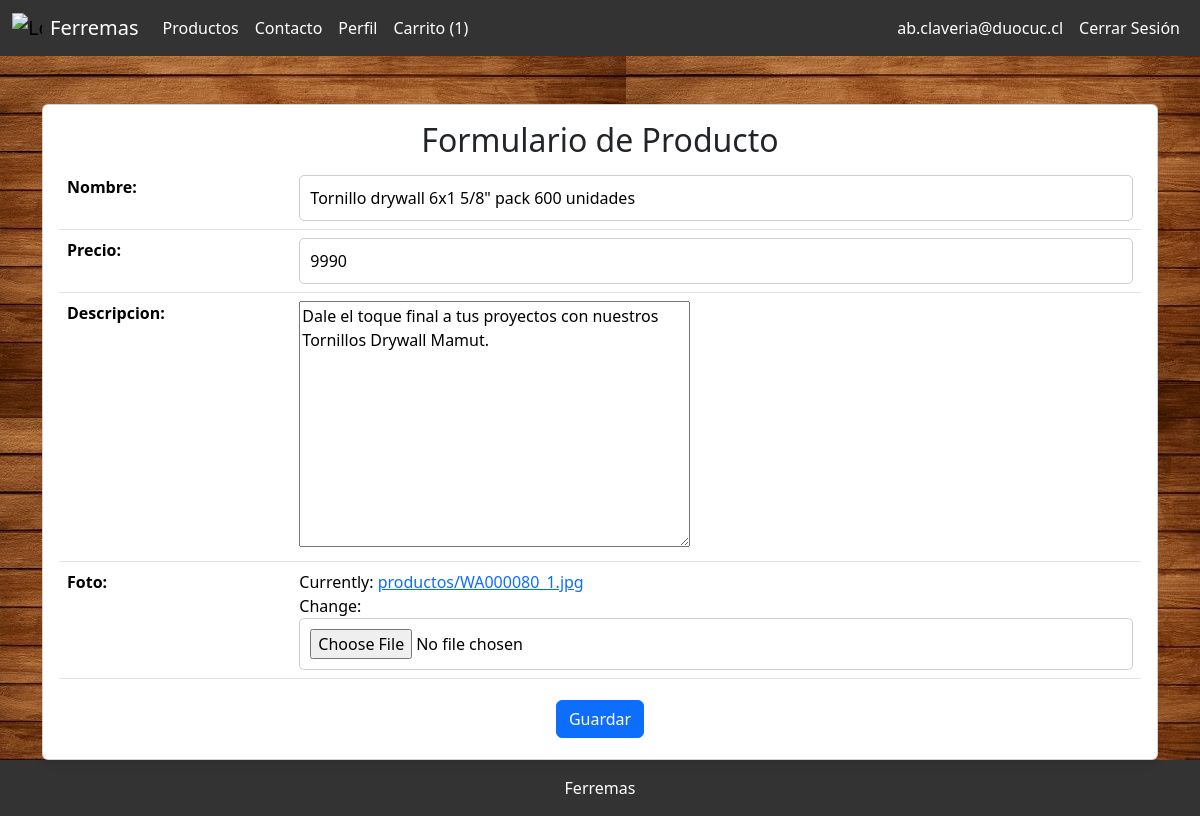
The page /producto/1/editar/ (signed in) on the database as committed earlier.
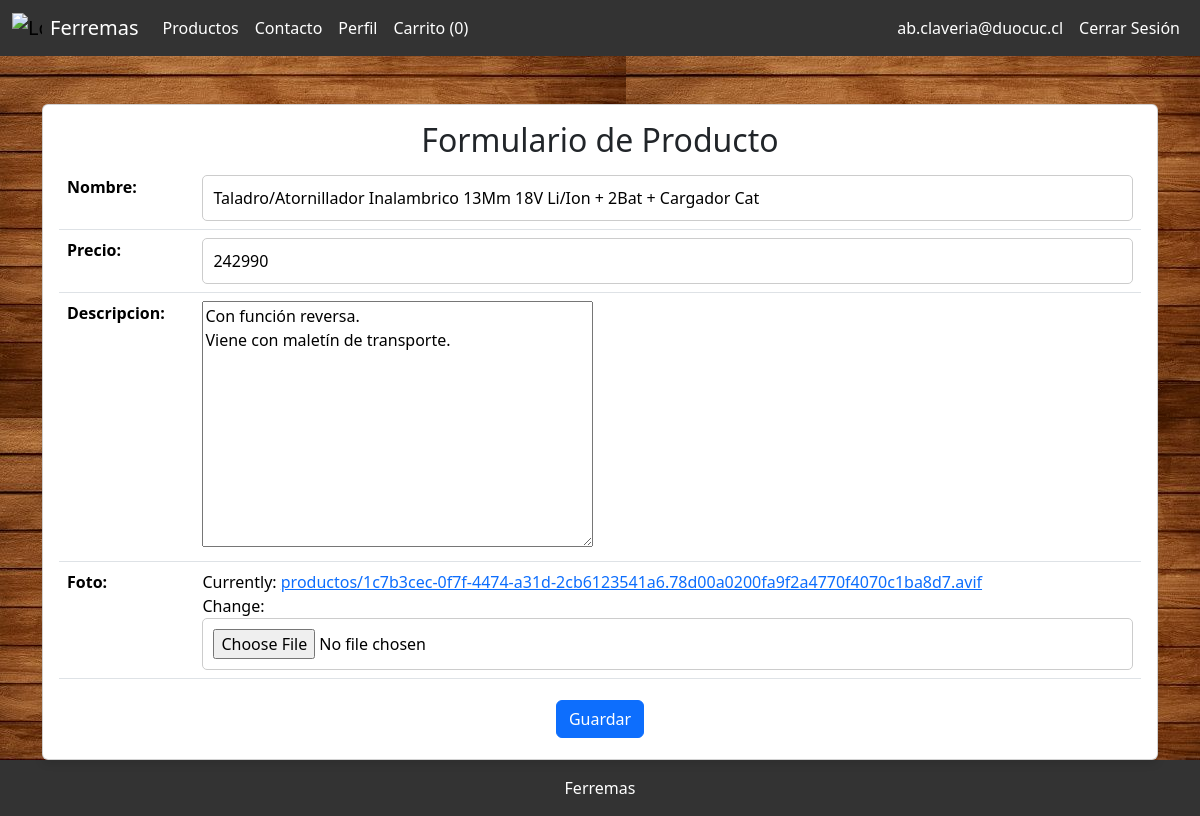
The same page on the database as committed later.
### ferremas/models.py (models this page shows, shortened)
class Producto(models.Model):
    nombre = models.CharField(max_length=100)
    precio = models.DecimalField(max_digits=10, decimal_places=0)
    descripcion = models.TextField()
    foto = models.ImageField(upload_to='productos/')
    stock = models.PositiveIntegerField(default=0)

### ferremas/views.py (the view)
# urls.py: path('producto/<int:product_id>/editar/', views.product_update, name='product_update'),
@login_required
def product_update(request, product_id):
    product = get_object_or_404(Producto, id=product_id)
    if request.method == 'POST':
        form = ProductoForm(request.POST, request.FILES, instance=product)
        if form.is_valid():
            form.save()
            return redirect('product_detail', product_id=product.id)
    else:
        form = ProductoForm(instance=product)
    return render(request, 'ferremas/product_form.html', {'form': form})

### ferremas/forms.py
class ProductoForm(forms.ModelForm):
    class Meta:
        model = Producto
        fields = ['nombre', 'precio', 'descripcion', 'foto']

### ferremas/templates/ferremas/product_form.html (shortened to what this page needs)
{% extends 'ferremas/base.html' %}
{% block content %}
<div class="container mt-5">
    <div class="card">
        <div class="card-body">
            <h2 class="card-title text-center">Formulario de Producto</h2>
            <form method="post" enctype="multipart/form-data">
                <table class="table">
                    {{ form.as_table }}
                </table>
                <div class="text-center">
                    <button type="submit" class="btn btn-primary">Guardar</button>
                </div>
            </form>
        </div>
    </div>
</div>
{% endblock %}

### ferremas/templates/ferremas/navbar.html (shortened to what this page needs)
{% load static %}
<nav class="navbar navbar-expand-lg">
    <div class="container-fluid">
        <a class="navbar-brand d-flex align-items-center" href="{% url 'index' %}">
            <img src="{% static 'img/logo.svg' %}" alt="Logo" width="30" height="30" class="d-inline-block align-text-top me-2">
            <span style="color: #fff;"> Ferremas</span>
        </a>
        <div class="collapse navbar-collapse" id="navbarNav">
            <ul class="navbar-nav me-auto mb-2 mb-lg-0">
                <li class="nav-item">
                    <a class="nav-link" href="{% url 'product_list' %}">Productos</a>
                </li>
                <li class="nav-item">
                    <a class="nav-link" href="{% url 'contact' %}">Contacto</a>
                </li>
                {% if user.is_authenticated %}
                    <li class="nav-item">
                        <a class="nav-link" href="{% url 'user_profile' %}">Perfil</a>
                    </li>
                    <li class="nav-item">
                        <a class="nav-link" href="{% url 'cart' %}">
                            Carrito
                            {% if user.is_authenticated %}
                                ({{ request.user.cartitem_set.count }})
                            {% endif %}
                        </a>
                    </li>
                {% endif %}
            </ul>
            <ul class="navbar-nav">
                {% if user.is_authenticated %}
                    <li class="nav-item">
                        <a class="nav-link" href="{% url 'user_profile' %}">{{ user.email }}</a>
                    </li>
                    <li class="nav-item">
                        <a class="nav-link" href="{% url 'logout' %}">Cerrar Sesión</a>
                    </li>
                {% endif %}
            </ul>
        </div>
    </div>
</nav>

Rows that differ between the two databases and show on the page:
changed Producto: nombre "Tornillo drywall 6x1 5/8\" pack 600 unidades" → "Taladro/Atornillador Inalambrico 13Mm 18V Li/Ion + 2Bat + Cargador Cat"; precio "9990" → "242990"; descripcion "Dale el toque final a tus proyectos con nuestros Tornillos Drywall Mamut." → "Con función reversa. Viene con maletín de transporte."
Other text that changed with them:
{{ request.user.cartitem_set.count }}: "1" → "0"
text no longer shown: "Nombre: Precio: Descripcion: Foto: Currently: productos/WA000080_1.jpg Change:"
text now shown: "Nombre: Precio: Descripcion: Foto: Currently: productos/1c7b3cec-0f7f-4474-a31d-2cb6123541a6.78d00a0200fa9f2a4770f4070c1ba8d7.avif Change:"
